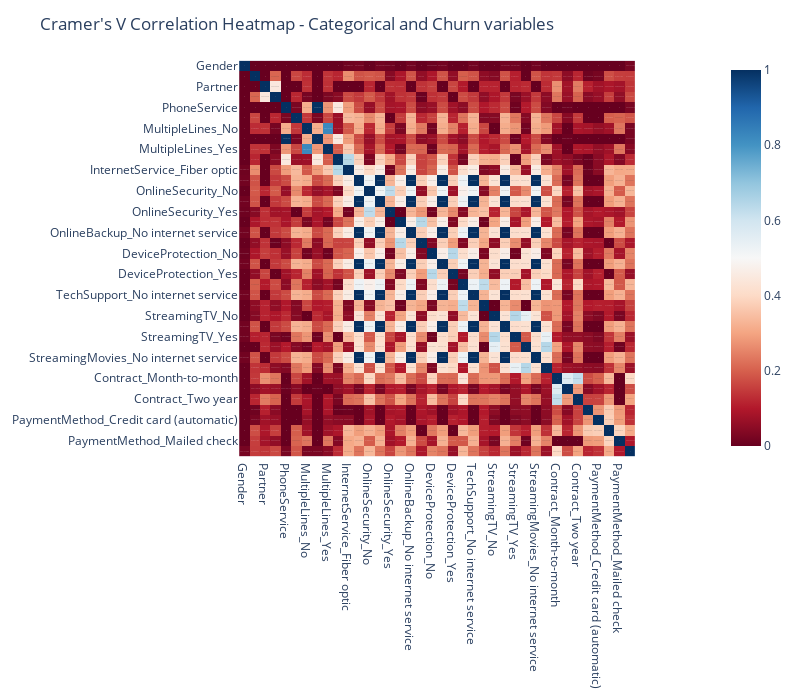

The cell this chart's notebook holds for it:
### Code cell
plt.ioff() # to not show the default matplotlib plot from the associations function
excluded = ['Tenure','MonthlyCharges','TotalCharges']
string_columns = [ col for col in x_train.columns if col not in excluded]
df_categorical = x_train[string_columns].assign(Churn=y_train)
corr_measures = associations(df_categorical, nominal_columns='all', plot = False)
fig = px.imshow(corr_measures['corr'],color_continuous_scale="RdBu",text_auto=True)
fig.update_layout(title="Cramer's V Correlation Heatmap - Categorical and Churn variables", width=800, height=700)
fig.show()

### Figure 1 — Plotly figure (JSON) as saved in the notebook; plotly's stock layout.template omitted (floating-point values rounded to 4 significant figures; data arrays with more than 128 entries replaced by an {"elided": "..."} marker saying what was removed)
{"data": [{"coloraxis": "coloraxis", "hovertemplate": "x: %{x}<br>y: %{y}<br>color: %{z}<extra></extra>", "name": "0", "texttemplate": "%{z}", "type": "heatmap", "x": ["Gender", "SeniorCitizen", "Partner", "Dependents", "PhoneService", "PaperlessBilling", "MultipleLines_No", "MultipleLines_No phone service", "MultipleLines_Yes", "InternetService_DSL", "InternetService_Fiber optic", "InternetService_No", "OnlineSecurity_No", "OnlineSecurity_No internet service", "OnlineSecurity_Yes", "OnlineBackup_No", "OnlineBackup_No internet service", "OnlineBackup_Yes", "DeviceProtection_No", "DeviceProtection_No internet service", "DeviceProtection_Yes", "TechSupport_No", "TechSupport_No internet service", "TechSupport_Yes", "StreamingTV_No", "StreamingTV_No internet service", "StreamingTV_Yes", "StreamingMovies_No", "StreamingMovies_No internet service", "StreamingMovies_Yes", "Contract_Month-to-month", "Contract_One year", "Contract_Two year", "PaymentMethod_Bank transfer (automatic)", "PaymentMethod_Credit card (automatic)", "PaymentMethod_Electronic check", "PaymentMethod_Mailed check", "Churn"], "xaxis": "x", "y": ["Gender", "SeniorCitizen", "Partner", "Dependents", "PhoneService", "PaperlessBilling", "MultipleLines_No", "MultipleLines_No phone service", "MultipleLines_Yes", "InternetService_DSL", "InternetService_Fiber optic", "InternetService_No", "OnlineSecurity_No", "OnlineSecurity_No internet service", "OnlineSecurity_Yes", "OnlineBackup_No", "OnlineBackup_No internet service", "OnlineBackup_Yes", "DeviceProtection_No", "DeviceProtection_No internet service", "DeviceProtection_Yes", "TechSupport_No", "TechSupport_No internet service", "TechSupport_Yes", "StreamingTV_No", "StreamingTV_No internet service", "StreamingTV_Yes", "StreamingMovies_No", "StreamingMovies_No internet service", "StreamingMovies_Yes", "Contract_Month-to-month", "Contract_One year", "Contract_Two year", "PaymentMethod_Bank transfer (automatic)", "PaymentMethod_Credit card (automatic)", "PaymentMethod_Electronic check", "PaymentMethod_Mailed check", "Churn"], "yaxis": "y", "z": {"elided": "38x38 float values"}}], "layout": {"coloraxis": {"colorscale": [[0, "rgb(103,0,31)"], [0.1, "rgb(178,24,43)"], [0.2, "rgb(214,96,77)"], [0.3, "rgb(244,165,130)"], [0.4, "rgb(253,219,199)"], [0.5, "rgb(247,247,247)"], [0.6, "rgb(209,229,240)"], [0.7, "rgb(146,197,222)"], [0.8, "rgb(67,147,195)"], [0.9, "rgb(33,102,172)"], [1, "rgb(5,48,97)"]]}, "height": 700, "margin": {"t": 60}, "title": {"text": "Cramer's V Correlation Heatmap - Categorical and Churn variables"}, "width": 800, "xaxis": {"anchor": "y", "constrain": "domain", "domain": [0, 1], "scaleanchor": "y"}, "yaxis": {"anchor": "x", "autorange": "reversed", "constrain": "domain", "domain": [0, 1]}}}
